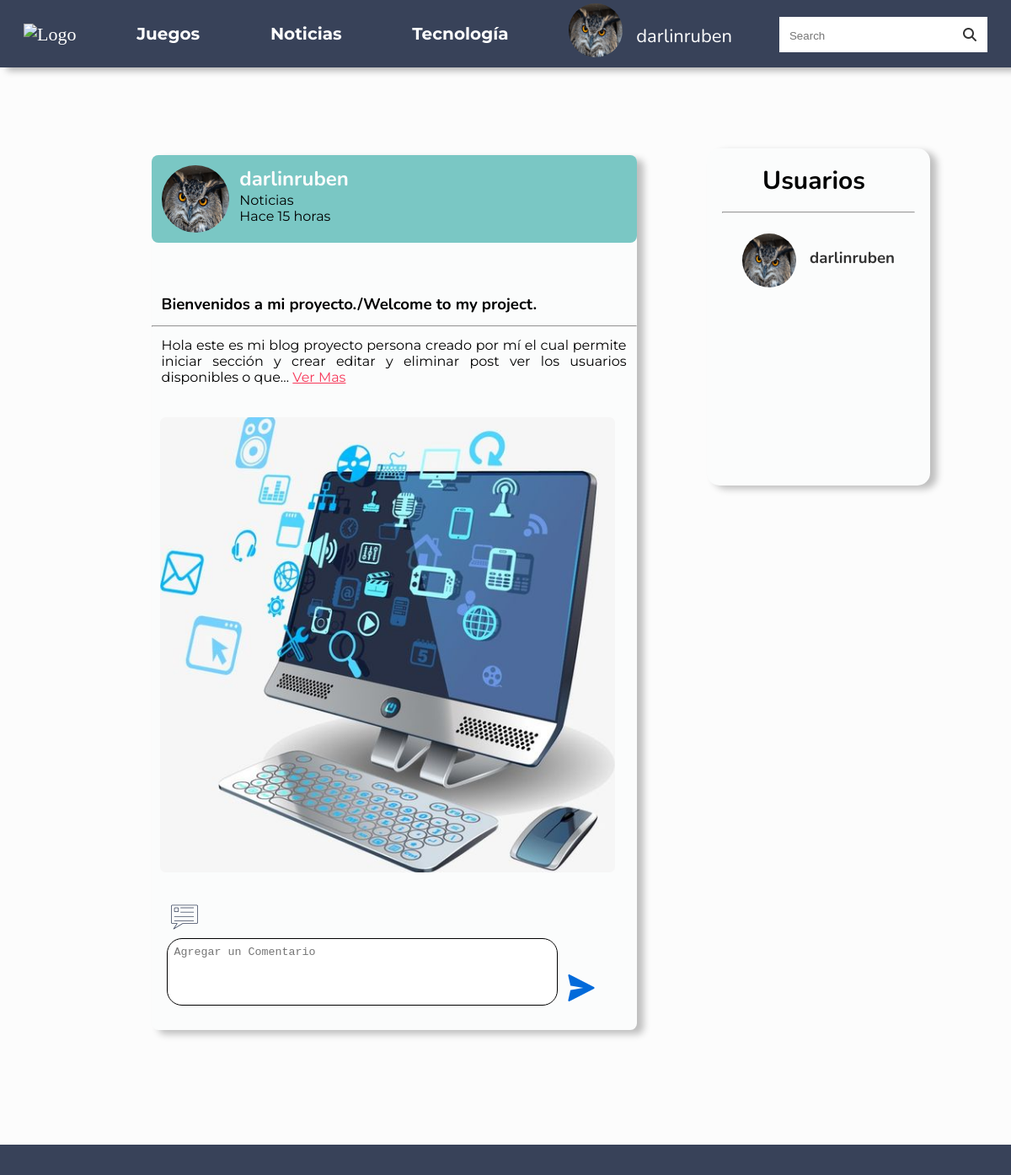
The app's page / (signed in) with its own data.
### blog/models.py (models this page shows, shortened)
class profile(models.Model):
    user = models.ForeignKey(
        User, on_delete=models.CASCADE, null=True, blank=True, related_name='perfil')
    image = models.ImageField(default='buo.jpg',)

class PostBLog(models.Model):
    user = models.ForeignKey(
        User, on_delete=models.CASCADE, null=True, blank=True, related_name='Posts')
    title = models.CharField('Title', max_length=50, null=False, blank=False)
    descriction = models.TextField('Descripsion', null=False, blank=False)
    img = models.ImageField('Imagen',
                            max_length=150, upload_to='img', null=True, blank=True)
    data = models.DateTimeField(default=timezone.now)
    tipo = models.CharField(choices=tipo, max_length=50,
                            null=False, blank=False)
    complete = models.BooleanField('completado', default=True)
    class Meta:
        ordering = ['data']

### blog/views.py (the view)
# urls.py: path('', include('blog.url'), name="HomePage")
def HomePage(request):
    search = request.GET.get('search')
    if search:
        post = PostBLog.objects.filter(
            Q(title__icontains=search) | Q(descriction__icontains=search)
        ).distinct()
    else:
        post = PostBLog.objects.filter(complete=True).order_by('-data')
        paginator = Paginator(post, 5)
        page = request.GET.get('page')
        post = paginator.get_page(page)
    return render(request, 'index.html', {'post': post, 'user': profile.objects.all(),
                                          'form': FormComentarios,
                                          'coment': Cometarios.objects.all().order_by('-data')})

### blog/templates/index.html (shortened to what this page needs)
{% load static %}
{% load  humanize %}
<!DOCTYPE html>
<html lang="en">
  <head>
    <link rel="stylesheet" href="{% static 'CSS/index.css' %}">
    <link rel="stylesheet" href="{% static 'CSS/navbar.css' %}" />
  </head>
  <body>
<header>
  <nav>
    <ul class="menu1">
      <li><a href="/" style="
        text-decoration: none; color: #fff; font-size: 22px;
        font-family: "Montserrat", sans-serif;
        "><img src="#" alt="Logo"></a>
      </li>
      <li>
        <a href="Juegos" class="opc1">Juegos</a>
      </li>
      <li>
        <a href="Noticias" class="opc1">Noticias</a>
      </li>
      <li>
        <a href="Tegnologia" class="opc1">Tecnología</a>
      </li>
      <div style="display: flex" class="buscar">
        {% if request.user.is_authenticated %}
        <div class="User">
          {% for k in user %}
          {% if request.user == k.user %}
            <a href="{% url 'Editar_perfil' k.id %}" title="Cambiar Imagen">
            <img src="{{k.image.url}}" alt="User" id="imagen_perfil">
            <p>{{k.user}}</p>
            </a>
          {% endif %}
          {% endfor %}
        </div>
        {% else %}
        <li style="cursor:pointer ">
          <img src="{% static 'img/user.png' %}" alt="Login" class="login" style="width: 3rem; position: relative; bottom: 0.8rem; border-radius: 100%;" title="Iniciar sección" >
        </li>
        {% endif %}
        <li>
          <form action="" method="get">
            <input type="search" placeholder="Search" name="search"  value="{{request.GET.search}}"/>
            <button type="submit">
              <i class="fa-solid fa-magnifying-glass"></i>
            </button>
          </form>
        </li>
      </div>
    </ul>
  </nav>
  </header>
    <main class="container">
      <section>
        {% if post %}
          {% for i in post %}
          <div class="Blogpost">
            {% for j in user %}
              {% if i.user == j.user %}
                <div class="perfil" style="display:flex ;">
                  <img src="{{j.image.url}}" alt="">
                  <div class="datos">
                    <h1>{{ j.user }}</h1>
                    <p>{{ i.tipo }}</p>
                    <p>{{ i.data |naturaltime }}</p>
                  </div>
                </div>
              {% endif %}
            {% endfor %}
            <h3>{{ i.title }}</h3>
            <hr>
              {% if i.descriction|length > 150 %}
                <p class="vista1">{{ i.descriction | truncatechars:150 }}
                  <a href="#" style="color:#f73859;" class="ver_mas">Ver Mas</a>
                </p>
              {% else %}
              <p class="vista2">{{ i.descriction}}</p>
              {% endif %}
              {% if i.img %}
                <img src="{{ i.img.url }}" alt="imagen" class="imagen" />
              {% else %}
                <img src="#" alt="" style="display:none" />
              {% endif %}
              <form action="{% url 'Comentarios' i.id   %}" method="post"  class="btn_comentarios">
                <div style="padding: 5px;"  onclick="VerComentarios({{i.id}})">
                  <img src="{% static 'img/blog.png' %}"  style="cursor: pointer;" alt="Ver Comentarios" title="Ver Comentarios" >
                </div>
                {{form.comentario}}
                <button type="submit"><img src="{% static 'img/enviar-mensaje.png' %}" alt="" title="Comentar"></button>
              </form>
            </div>
          {% endfor %}
        {% endif %}
      </section>
      <section>
        <div class="perfiles">
          <h2>Usuarios</h2>
          <hr>
          {% for i in user %}
          <div>
            <a href=" {% url 'Perfil' i.user.username %}">
            <img src="{{i.image.url}}" alt="Imagen de perfil" title="imagen de perfil">
            <h3>{{i.user}}</h3>
            </a>
        </div>
          {% endfor %}
        </div>
      </section>
    </main>
    <footer>
      <nav>
      </nav>
    </footer>
  </body>
</html>

### blog/static/CSS/index.css (style rules this page uses)
.container { display: flex; margin: 1rem; padding: 5rem; }
.container > section:nth-child(1) { margin: auto; display: block; margin-top: 3rem; }
.perfil { border: none; background-color: #7ac7c4; display: flex; padding: 12px; margin-bottom: 3rem; border-radius: 8px; }
.perfil > img { width: 5rem; border: none; border-radius: 100%; height: 5rem; }
.datos { text-align: justify; margin-left: 0.8rem; display: block; }
.datos > p { font-family: "Montserrat", sans-serif; }
.datos > h1 { color: #fbfcfc; font-family: "Nunito", sans-serif; }
.Blogpost { width: 36rem; box-shadow: 8px 5px 8px rgba(0, 0, 0, 0.247); background-color: #fbfcfc; margin: 1rem; margin-bottom: 2.5rem; margin-top: 2.5rem; border-radius: 8px; }
.Blogpost > p { text-align: justify; font-family: "Montserrat", sans-serif; padding: 12px; }
.Blogpost > h3 { font-family: "Nunito", sans-serif; padding: 12px; }
.imagen { padding: 10px; border-radius: 10px; margin-top: 1rem; min-width: 15rem; width: 35rem; height: 35rem; min-height: 15rem; object-fit: cover; border: none; border-radius: 3%; }
.btn_comentarios { padding: 18px; width: 100%; }
.btn_comentarios > textarea { overflow: auto; resize: none; height: 5rem; padding: 8px; width: 86%; border: 1px solid black; border-radius: 18px; outline: none; transform: all 0.8s; }
.btn_comentarios > button { cursor: pointer; background: none; border: none; padding: 8px; position: relative; bottom: 0.3rem; }
footer > nav { background-color: #384259; padding: 18px; position: relative; bottom: 0px; }
.container > section:nth-child(2) { display: block; margin-top: 5rem; padding: 18px; height: 25rem; background-color: #fbfcfc; box-shadow: 8px 4px 8px rgba(0, 0, 0, 0.247); border-radius: 15px; overflow: auto; }
.perfiles h2 { font-family: "Nunito", sans-serif; margin-left: 3rem; font-size: 30px; margin-bottom: 1rem; }
.perfiles > div a { text-decoration: none; cursor: pointer; display: flex; margin: 1rem; margin-bottom: 2rem; padding: 8px; }
.perfiles > div img { width: 4rem; height: 4rem; border: none; border-radius: 100%; }
.perfiles > div h3 { font-family: "Nunito", sans-serif; margin-left: 1rem; position: relative; top: 1rem; color: #333; }

### blog/static/CSS/navbar.css (style rules this page uses)
* { padding: 0px; margin: 0px; box-sizing: border-box; }
body { background-color: rgb(252, 252, 252); }
header > nav { z-index: 5; position: fixed; top: 0px; width: 100%; background-color: #384259; height: 5rem; box-shadow: 8px 4px 8px rgba(0, 0, 0, 0.288); }
header, nav > .menu1 { justify-content: space-between; display: flex; list-style: none; }
header nav > .menu1 li { margin: 1rem; padding: 12px; }
header nav > .menu1 .opc1 { font-weight: 700; font-family: "Montserrat", sans-serif; text-decoration: none; color: #fff; font-size: 20px; padding: 12px; border-radius: 5%; }
header nav > .menu1 form { position: relative; bottom: 0.5rem; background-color: #fff; }
header nav > .menu1 form button { cursor: pointer; border: none; background: none; }
header nav > .menu1 form i { color: #333; padding: 13px; font-size: 1rem; }
header nav > .menu1 form input { padding: 12px; border: none; outline: none; }
.User { margin: 1rem; padding: 12px; }
.User > a { font-family: "Nunito", sans-serif; text-decoration: none; display: flex; }
.User > a img { cursor: pointer; width: 4rem; border: none; border-radius: 100%; height: 4rem; position: relative; bottom: 1.5rem; }
.User > a p { font-size: 22px; color: #fff; margin-left: 1rem; }

### records on screen
profile: image (picture), user "darlinruben"
PostBLog: tipo "Noticias", data "Hace 15 horas", title "Bienvenidos a mi proyecto./Welcome to my project.", descriction "Hola este es mi blog proyecto persona creado por mí el cual permite iniciar sección y crear editar y eliminar post ver los usuarios disponibles o que…", img (picture)
